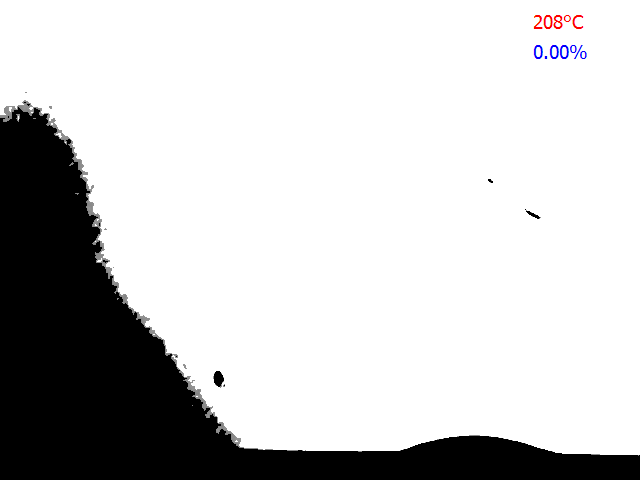
#> input picture images/picture3.png, 640 x 480 px
$ python angle_ai.py
#> lines starting #> are read from the running program, lines starting #| are printed output that depends on the picture; after the words box and inside, x2 and y2 are one past the last pixel; in counts of white or black regions, pixels touching at a corner belong together; long printed decimals are rounded
import cv2
import numpy as np


img_path = "images/picture3.png"

# Load the image
img = cv2.imread(img_path, 0)
#> img: shape (480, 640); min 0, max 255, mean 201.2

# Threshold the image to get a binary black and white image
ret, thresh = cv2.threshold(img, 0, 255, cv2.THRESH_BINARY_INV+cv2.THRESH_OTSU)
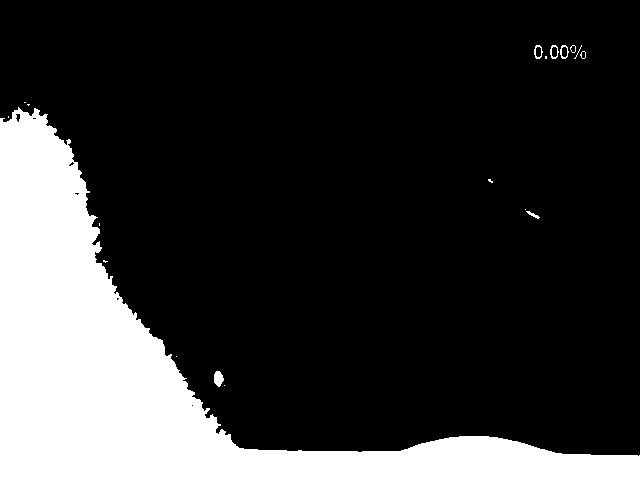
#> thresh: shape (480, 640); 20.8% white; 19 white regions (12 under 20 px)
#> ret = 127

# Save the threshholded image
cv2.imwrite('thresh.jpg', thresh)

# Find the contours of the droplet
contours, hierarchy = cv2.findContours(thresh, cv2.RETR_TREE, cv2.CHAIN_APPROX_SIMPLE)
#> contours = 30 contours, 16 with area under 20; largest, box (x1, y1, x2, y2) and area: (0, 107, 640, 480) 62458, (214, 371, 224, 387) 98, (560, 45, 569, 59) 81, (550, 45, 559, 59) 81, (534, 45, 543, 59) 81

# Fit a circle to the contours
(x,y),radius = cv2.minEnclosingCircle(contours[0])
#> x = 224; y = 385; radius = 0.0001

# Draw the circle on the image
cv2.circle(img,(int(x),int(y)),int(radius),(0,255,0),2)
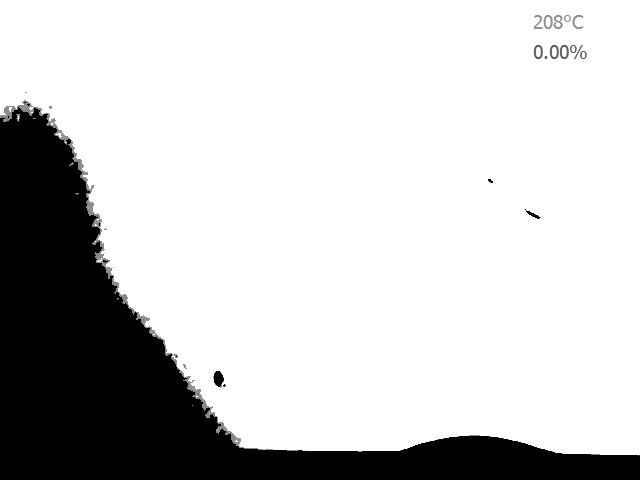
#> img: shape (480, 640); min 0, max 255, mean 201.2

# Save the circle drawn image
cv2.imwrite('circle.jpg', img)

# Find the contact angle
angle = np.arctan(radius/((x,y)-contours[0][0][0]))
#> angle = [1.57, 1.57]

# Print the contact angle
print(angle)
#| [1.571 1.571]

# Draw the contours on the image
img_contours = cv2.drawContours(img, contours, 0, (0, 255, 0), 3)

# Save the contour drawn image
cv2.imwrite('contours.jpg', img_contours)

$ run again, with images/picture4.png copied over images/picture3.png
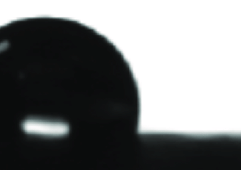
#> input picture images/picture4.png, 241 x 170 px
#> `ret, thresh = cv2.threshold(img, 0, 255, cv2.THRESH_BINARY_INV+cv2.THR..`:
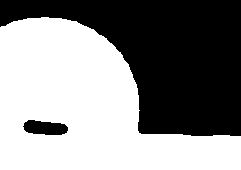
#> thresh: shape (170, 241); 54.6% white; 2 black regions
#> ret = 131
#> contours = 2 contours; box (x1, y1, x2, y2) and area: (0, 17, 241, 170) 22518, (22, 119, 69, 136) 564
#> x = 120; y = 98; radius = 139.4
#> angle = [1.06, 1.04]
#| [1.055 1.045]
#> `img_contours = cv2.drawContours(img, contours, 0, (0, 255, 0), 3)`:
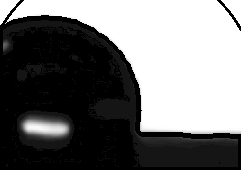
#> img_contours: shape (170, 241); min 0, max 255, mean 114.7

$ run again, with images/picture2_100.png copied over images/picture3.png
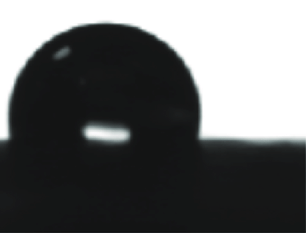
#> input picture images/picture2_100.png, 306 x 233 px
#> `ret, thresh = cv2.threshold(img, 0, 255, cv2.THRESH_BINARY_INV+cv2.THR..`:
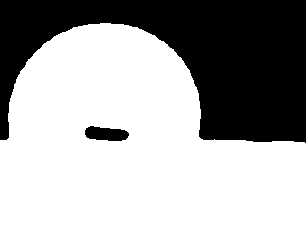
#> thresh: shape (233, 306); 65.3% white; 2 black regions
#> ret = 136
#> contours = 2 contours; box (x1, y1, x2, y2) and area: (0, 23, 306, 233) 46568, (84, 125, 130, 142) 544
#> x = 152.5; y = 167.9; radius = 165.4
#> angle = [1.26, 0.852]
#| [1.263  0.8515]
#> `img_contours = cv2.drawContours(img, contours, 0, (0, 255, 0), 3)`:
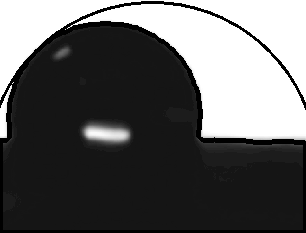
#> img_contours: shape (233, 306); min 0, max 255, mean 95.4
